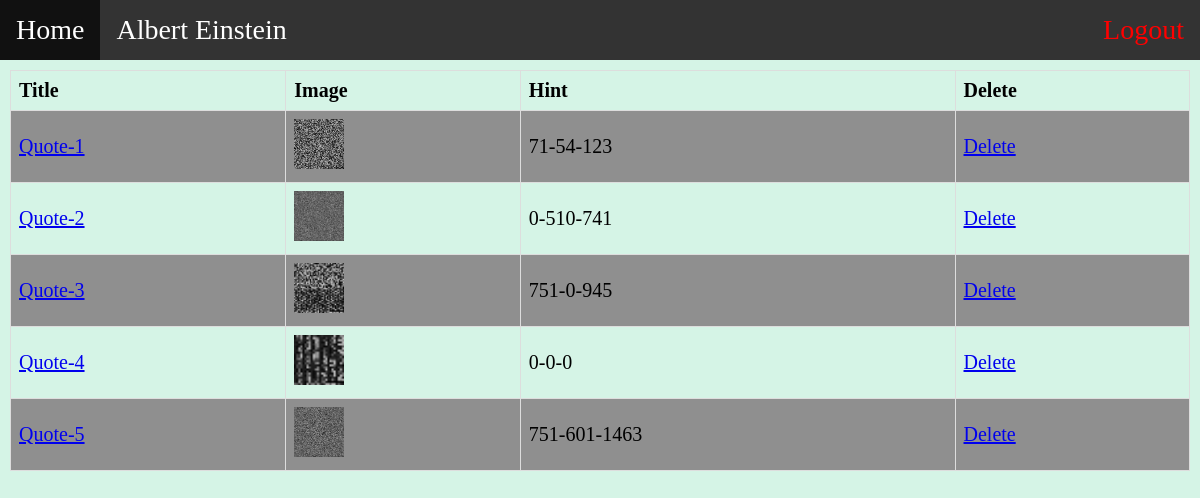
The page /encoded_image_list/ (signed in) on the database its author committed.
### registration/models.py (models this page shows, shortened)
class ExtendedUser(models.Model):
    first_name = models.CharField(max_length=20)
    last_name = models.CharField(max_length=20)
    email = models.EmailField(unique=True)
    email_visibility = models.CharField(max_length=10)
    email_carrier = models.CharField(max_length=100)
    phone_number = models.CharField(max_length=20, unique=True)
    phone_number_visibility = models.CharField(max_length=10)
    phone_number_carrier = models.CharField(max_length=20)
    gender = models.CharField(max_length=20)
    gender_visibility = models.CharField(max_length=10)
    gender_carrier = models.CharField(max_length=20)
    user = models.OneToOneField(User, on_delete=models.CASCADE)

### Encode/models.py (models this page shows, shortened)
class ImageInfo(models.Model):
    title = models.CharField(max_length=200)
    data_size = models.CharField(max_length=100)
    hint = models.CharField(max_length=200)
    data_image = models.ImageField()
    user = models.ForeignKey(User, on_delete=models.CASCADE, default=None)

### Encode/views.py (the view)
# urls.py: path('encoded_image_list/', en_views.encoded_image_list, name='encoded_image_list'),
def encoded_image_list(request):
    info = ImageInfo.objects.filter(user=request.user)
    infos = ExtendedUser.objects.get(user=request.user)
    return render(request, 'Encode/encoded_image_list.html', {'info': info, 'infos': infos})

### templates/Encode/encoded_image_list.html (shortened to what this page needs)
{% extends 'base.html' %}
{% load static %}
{% block navbar %}
    <ul>
        <li><a href="/" role="button">Home</a></li>
        <li><a href="{% url 'profile' %}">{{ infos.first_name }} {{ infos.last_name }}</a></li>
        <li style="float:right;"><a style="color:red;" href="/logout" role="button">Logout</a></li>
    </ul>
{% endblock %}
{% block body %}
    <div class="First_Block">
        <table>
            <tr>
                <th>Title</th>
                <th>Image</th>
                <th>Hint</th>
                <th>Delete</th>
            </tr>
            {% for x in info %}
            <tr>
                <td><a href="{% url 'decode' image_id=x.id %}">{{ x.title }}</a></td>
                <td><img src="{{ x.data_image.url }}" style="width: 50px; height: 50px;" /></td>
                <td>{{ x.hint}}</td>
                <td><a href="{% url 'delete' row_id=x.id %}">Delete</a></td>
            </tr>
            {% endfor %}
        </table>
    </div>
{% endblock %}

### rows shown on the page
ExtendedUser: first_name "Albert", last_name "Einstein"
ImageInfo: title "Quote-1", shows a picture, hint "71-54-123"
ImageInfo: title "Quote-2", shows a picture, hint "0-510-741"
ImageInfo: title "Quote-3", shows a picture, hint "751-0-945"
ImageInfo: title "Quote-4", shows a picture, hint "0-0-0"
ImageInfo: title "Quote-5", shows a picture, hint "751-601-1463"
